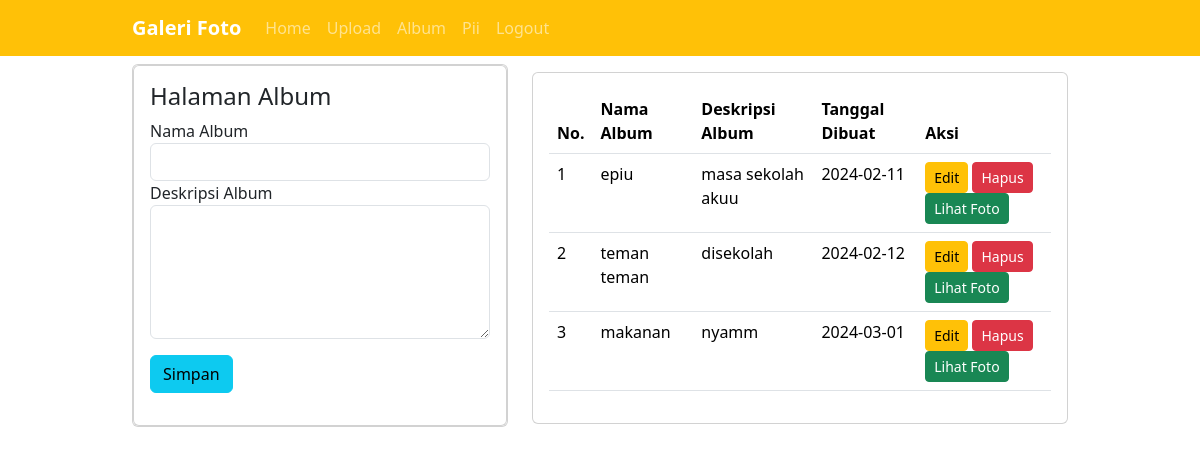
The app's page /?url=album (signed in) with its own data.
### tables this page shows
CREATE TABLE `album` (
  `albumid` int(11) NOT NULL,
  `namaalbum` varchar(255) NOT NULL,
  `deskripsi` text NOT NULL,
  `tanggaldibuat` date NOT NULL,
  `userid` int(11) NOT NULL
);

### page/album.php (the view, shortened to what this page needs)
<div class="container">
    <div class="row">
    <div class="col-5">
            <div class="card mt-2">
            <div class="card">
                <div class="card-body">
                    <h4>Halaman Album</h4>
                   <?php if(!isset($_GET['edit'])): ?>
                    <form action="?url=album" method="post">
                    <div class="form-group">
                        <label>Nama Album</label>
                        <input type="text" class="form-control" required name="namaalbum">
                    </div>
                    <div class="form-group">
                        <label>Deskripsi Album</label>
                        <textarea name="deskripsi" class="form-control" required cols="30" rows="5"></textarea>
                    </div>
                    <input type="submit" value="Simpan" name="submit" class="btn btn-info my-3">
                    </form>
                    <?php endif; ?>
                </div>
                </div>
            </div>
        </div>
    <div class="col-7">
       <div class="card mt-3">
         <div class="card-body">
           <table class="table table-hovered">
                <thead>
                    <tr>
                        <th>No.</th>
                        <th>Nama Album</th>
                        <th>Deskripsi Album</th>
                        <th>Tanggal Dibuat</th>
                        <th>Aksi</th>
                    </tr>
                </thead>
                <tbody>
                    <?php
                        $i=1;
                        $userid=@$_SESSION['userid'];
                        $albums=mysqli_query($conn, "SELECT * FROM album WHERE userid='$userid'");
                        foreach($albums as $album):
                    ?>
                    <tr>
                        <td><?= $i++ ?></td>
                        <td><?= $album['namaalbum'] ?></td>
                        <td><?= $album['deskripsi'] ?></td>
                        <td><?= $album['tanggaldibuat'] ?></td>
                        <td>
                            <a href="?url=album&&edit&&albumid=<?= $album['albumid'] ?>" class="btn btn-sm btn-warning">Edit</a>
                            <a href="?url=album&&hapus&&albumid=<?= $album['albumid'] ?>" class="btn btn-sm btn-danger">Hapus</a>
                            <a href="?url=kategori&&albumid=<?= $album['albumid'] ?>" class="btn btn-sm btn-success">Lihat Foto</a>
                        </td>
                    </tr>
                    <?php endforeach; ?>
                </tbody>
         </table>
       </div>
      </div>
    </div>
</div>
</div>

### assets/css/style.css (style rules this page uses)
.container { width: 80%; margin: 0 auto; }
.container:after { content: ''; display: block; clear: both; }

### records on screen
album: namaalbum "epiu", deskripsi "masa sekolah akuu", tanggaldibuat "2024-02-11"
album: namaalbum "teman teman", deskripsi "disekolah", tanggaldibuat "2024-02-12"
album: namaalbum "makanan", deskripsi "nyamm", tanggaldibuat "2024-03-01"

### other values on screen
$_SESSION['username'] "Pii"
